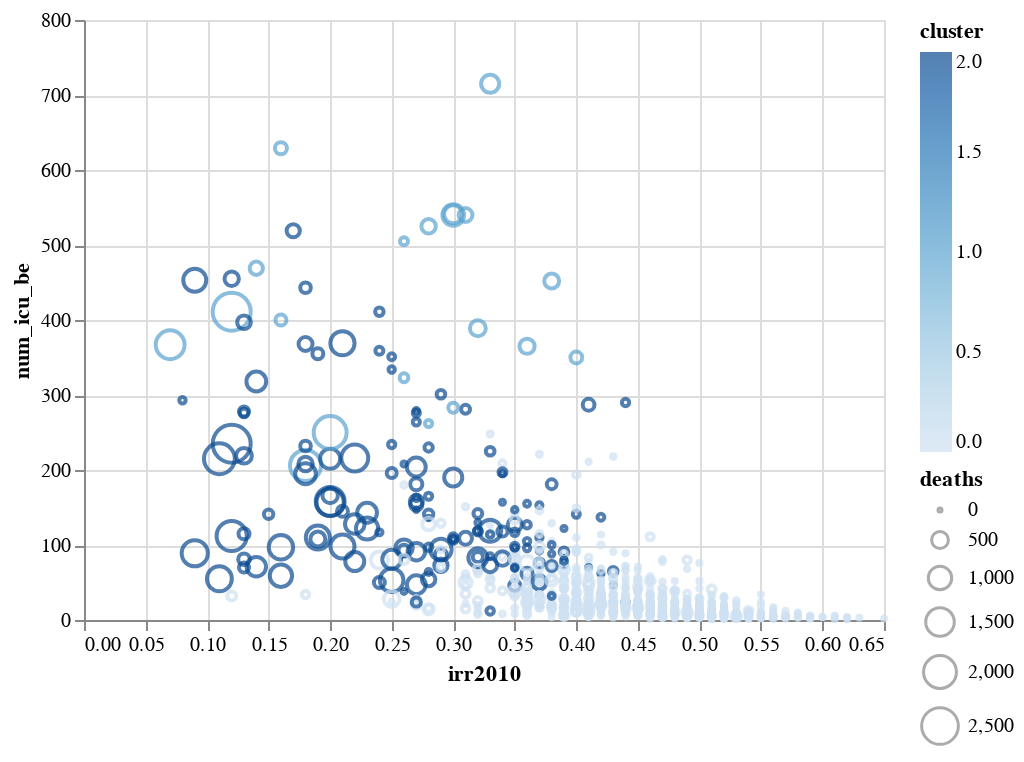

Source (notebook cell):
### Code cell
alt.Chart(sample).mark_point().encode(
    x='irr2010',
    y='num_icu_be',
    size='deaths',
    tooltip=['County','State'],
    color='cluster'
)

### Figure 1 — Vega-Lite specification as saved in the notebook (floating-point values rounded to 4 significant figures; data arrays with more than 128 entries replaced by an {"elided": "..."} marker saying what was removed)
{"config": {"view": {"continuousWidth": 400, "continuousHeight": 300}}, "data": {"name": "data-4bcd9c2d7656304da7b91f7e0b3b8bfc"}, "mark": "point", "encoding": {"color": {"type": "quantitative", "field": "cluster"}, "size": {"type": "quantitative", "field": "deaths"}, "tooltip": [{"type": "nominal", "field": "County"}, {"type": "nominal", "field": "State"}], "x": {"type": "quantitative", "field": "irr2010"}, "y": {"type": "quantitative", "field": "num_icu_be"}}, "$schema": "https://vega.github.io/schema/vega-lite/v4.8.1.json", "datasets": {"data-4bcd9c2d7656304da7b91f7e0b3b8bfc": {"elided": "1330 records"}}}
